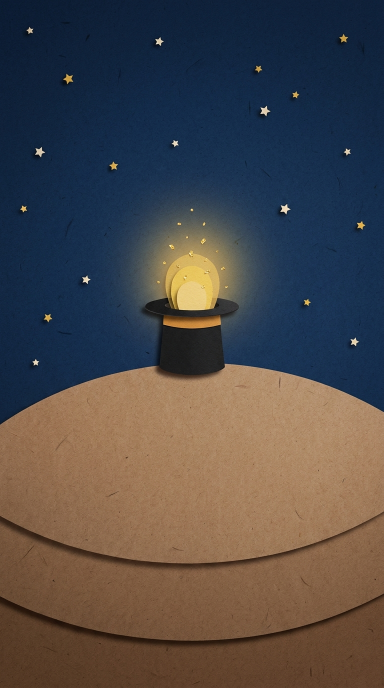
#> input picture video/dar-el-salto-papel/assets/papel/e08-sombrero.png, 768 x 1376 px, found by its file name (shown at 1/2 size)
$ python cut-hat.py
#> lines starting #> are read from the running program, lines starting #| are printed output that depends on the picture; after the words box and inside, x2 and y2 are one past the last pixel; in counts of white or black regions, pixels touching at a corner belong together; long printed decimals are rounded
"""Recorta el FRENTE del sombrero de e08 (ala delantera + copa) con alfa, para que el conejo
pase por detrás y parezca entrar. Guarda assets/papel/hat-front.png y su caja en fracciones."""
import json, numpy as np
from PIL import Image
im = np.asarray(Image.open("assets/papel/e08-sombrero.png").convert("RGB")).astype(np.float32)
H, W, _ = im.shape
#> H = 1376; W = 768
x0, x1, y0, y1 = 280, 490, 612, 752   # desde la línea central del ala hacia abajo
c = im[y0:y1, x0:x1]
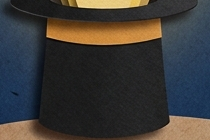
#> c: shape (140, 210, 3) float32; mean R, G, B 59.8, 57.5, 55.2
r, g, b = c[..., 0], c[..., 1], c[..., 2]
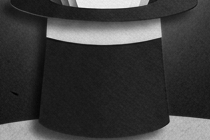
#> r: shape (140, 210) float32; min 0, max 243, mean 59.8
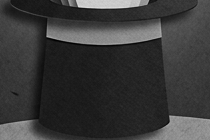
#> g: shape (140, 210) float32; min 0, max 221, mean 57.5
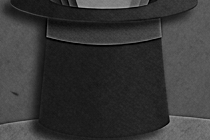
#> b: shape (140, 210) float32; min 0, max 168, mean 55.2
luma = 0.3 * r + 0.59 * g + 0.11 * b
black = (luma < 62) & (b < 70)                          # fieltro negro (el cielo es azul)
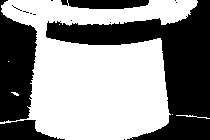
#> black: shape (140, 210) bool; 56% white; 14 black regions (10 under 20 px), largest, box (x1, y1, x2, y2) and area: (46, 0, 210, 140) 8175, (0, 0, 37, 122) 3299, (0, 120, 65, 140) 772, (61, 0, 149, 9) 667
ochre = (r > 150) & (g > 100) & (b < 120) & (r - b > 60)  # la cinta
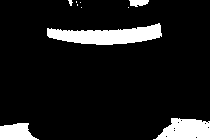
#> ochre: shape (140, 210) bool; 10.4% white; 10 white regions (6 under 20 px), largest, box (x1, y1, x2, y2) and area: (47, 23, 162, 45) 1513, (153, 118, 210, 140) 936, (0, 123, 39, 140) 490, (129, 0, 149, 7) 105
a = (black | ochre).astype(np.float32)
#> a: shape (140, 210) float32; values 0 (black) and 1 (white), 66.4% white; 42 black regions (37 under 20 px), largest, box (x1, y1, x2, y2) and area: (47, 0, 210, 140) 5668, (0, 0, 37, 122) 3299, (71, 0, 135, 9) 493, (0, 120, 65, 140) 282, (61, 0, 69, 6) 32
# suaviza el borde 1px
a = (a + np.roll(a, 1, 0) + np.roll(a, -1, 0) + np.roll(a, 1, 1) + np.roll(a, -1, 1)) / 5
out = np.dstack([c, a * 255]).clip(0, 255).astype(np.uint8)
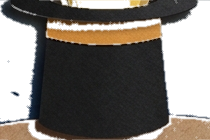
#> out: shape (140, 210, 4); mean R, G, B, A 59.8, 57.5, 55.2, 169.4; transparent parts drawn white
Image.fromarray(out, "RGBA").save("assets/papel/hat-front.png")
box = {"x": x0 / W, "y": y0 / H, "w": (x1 - x0) / W, "h": (y1 - y0) / H, "mouth_x": 384 / W, "mouth_y": 612 / H}
json.dump(box, open("assets/papel/hat-front.json", "w"), indent=1)
print(box)
#| {'x': 0.3646, 'y': 0.4448, 'w': 0.2734, 'h': 0.1017, 'mouth_x': 0.5, 'mouth_y': 0.4448}

$ run again, with video/dar-el-salto-papel/assets/papel/e01-madriguera.png copied over video/dar-el-salto-papel/assets/papel/e08-sombrero.png
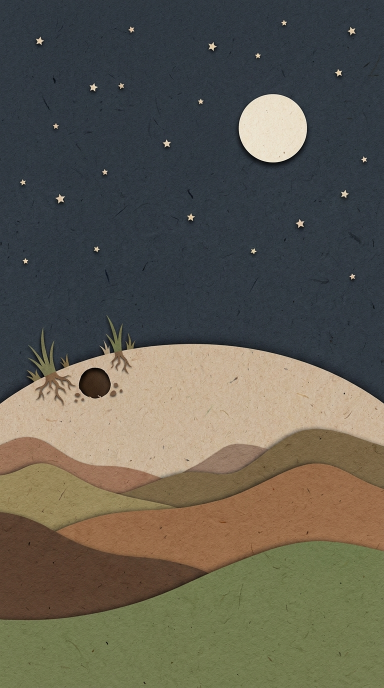
#> input picture video/dar-el-salto-papel/assets/papel/e01-madriguera.png, 768 x 1376 px, found by its file name (shown at 1/2 size)
#> `black = (luma < 62) & (b < 70)`:
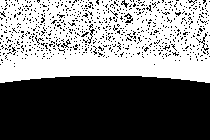
#> black: shape (140, 210) bool; 48.9% white; 1 white region, box (x1, y1, x2, y2) and area: (0, 0, 210, 83) 14364
#> ochre: shape (140, 210) bool; every value is 0
#> `out = np.dstack([c, a * 255]).clip(0, 255).astype(np.uint8)`:
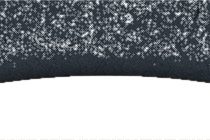
#> out: shape (140, 210, 4); mean R, G, B, A 113.7, 108.3, 100.8, 124.6; transparent parts drawn white
#| {'x': 0.3646, 'y': 0.4448, 'w': 0.2734, 'h': 0.1017, 'mouth_x': 0.5, 'mouth_y': 0.4448}
